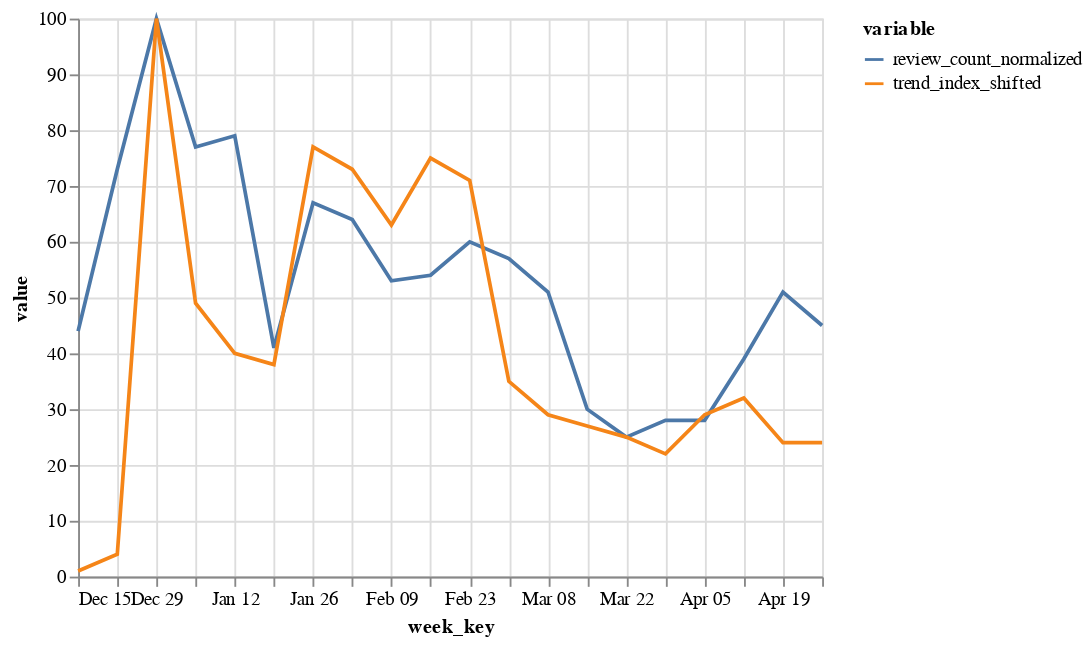

Write notebook code for a chart like this one.
### Markdown cell above
Example of AirPods Pro

### Code cell
df_airpods_pro = data_import_clean('AirPods Pro', 100)
df_airpods_pro['trend_index_shifted'] = df_airpods_pro['trend_index'].shift(9)
df_airpods_pro.dropna(subset=['review_count', 'trend_index_shifted'], how='any', inplace=True)
df_airpods_pro['review_count_normalized'] = (df_airpods_pro['review_count']/df_airpods_pro['review_count'].max()*100).astype(int)

alt.Chart(df_airpods_pro).mark_line().transform_fold(
    fold=['review_count_normalized', 'trend_index_shifted'], 
    as_=['variable', 'value']
).encode(
    x='week_key',
    y='value:Q',
    color='variable:N'
)

### Figure 1 — Vega-Lite specification as saved in the notebook (floating-point values rounded to 4 significant figures)
{"config": {"view": {"continuousWidth": 400, "continuousHeight": 300}}, "data": {"name": "data-b43907fdac1b1075f35ebe41146862b5"}, "mark": "line", "encoding": {"color": {"type": "nominal", "field": "variable"}, "x": {"type": "temporal", "field": "week_key"}, "y": {"type": "quantitative", "field": "value"}}, "transform": [{"fold": ["review_count_normalized", "trend_index_shifted"], "as": ["variable", "value"]}], "$schema": "https://vega.github.io/schema/vega-lite/v4.8.1.json", "datasets": {"data-b43907fdac1b1075f35ebe41146862b5": [{"review_date_key": "2019-12-15T00:00:00", "average_rating": 4.39, "review_count": 141.0, "Week": "2019-12-15T00:00:00", "trend_index": 75, "week_key": "2019-12-15T00:00:00", "product_name": "AirPods Pro", "price": 100, "trend_index_shifted": 1.0, "review_count_normalized": 44}, {"review_date_key": "2019-12-22T00:00:00", "average_rating": 4.53, "review_count": 232.0, "Week": "2019-12-22T00:00:00", "trend_index": 71, "week_key": "2019-12-22T00:00:00", "product_name": "AirPods Pro", "price": 100, "trend_index_shifted": 4.0, "review_count_normalized": 73}, {"review_date_key": "2019-12-29T00:00:00", "average_rating": 4.628, "review_count": 317.0, "Week": "2019-12-29T00:00:00", "trend_index": 35, "week_key": "2019-12-29T00:00:00", "product_name": "AirPods Pro", "price": 100, "trend_index_shifted": 100.0, "review_count_normalized": 100}, {"review_date_key": "2020-01-05T00:00:00", "average_rating": 4.636, "review_count": 247.0, "Week": "2020-01-05T00:00:00", "trend_index": 29, "week_key": "2020-01-05T00:00:00", "product_name": "AirPods Pro", "price": 100, "trend_index_shifted": 49.0, "review_count_normalized": 77}, {"review_date_key": "2020-01-12T00:00:00", "average_rating": 4.398, "review_count": 251.0, "Week": "2020-01-12T00:00:00", "trend_index": 27, "week_key": "2020-01-12T00:00:00", "product_name": "AirPods Pro", "price": 100, "trend_index_shifted": 40.0, "review_count_normalized": 79}, {"review_date_key": "2020-01-19T00:00:00", "average_rating": 4.568, "review_count": 132.0, "Week": "2020-01-19T00:00:00", "trend_index": 25, "week_key": "2020-01-19T00:00:00", "product_name": "AirPods Pro", "price": 100, "trend_index_shifted": 38.0, "review_count_normalized": 41}, {"review_date_key": "2020-01-26T00:00:00", "average_rating": 4.531, "review_count": 213.0, "Week": "2020-01-26T00:00:00", "trend_index": 22, "week_key": "2020-01-26T00:00:00", "product_name": "AirPods Pro", "price": 100, "trend_index_shifted": 77.0, "review_count_normalized": 67}, {"review_date_key": "2020-02-02T00:00:00", "average_rating": 4.442, "review_count": 206.0, "Week": "2020-02-02T00:00:00", "trend_index": 29, "week_key": "2020-02-02T00:00:00", "product_name": "AirPods Pro", "price": 100, "trend_index_shifted": 73.0, "review_count_normalized": 64}, {"review_date_key": "2020-02-09T00:00:00", "average_rating": 4.438, "review_count": 169.0, "Week": "2020-02-09T00:00:00", "trend_index": 32, "week_key": "2020-02-09T00:00:00", "product_name": "AirPods Pro", "price": 100, "trend_index_shifted": 63.0, "review_count_normalized": 53}, {"review_date_key": "2020-02-16T00:00:00", "average_rating": 4.358, "review_count": 173.0, "Week": "2020-02-16T00:00:00", "trend_index": 24, "week_key": "2020-02-16T00:00:00", "product_name": "AirPods Pro", "price": 100, "trend_index_shifted": 75.0, "review_count_normalized": 54}, {"review_date_key": "2020-02-23T00:00:00", "average_rating": 4.534, "review_count": 193.0, "Week": "2020-02-23T00:00:00", "trend_index": 24, "week_key": "2020-02-23T00:00:00", "product_name": "AirPods Pro", "price": 100, "trend_index_shifted": 71.0, "review_count_normalized": 60}, {"review_date_key": "2020-03-01T00:00:00", "average_rating": 4.445, "review_count": 182.0, "Week": "2020-03-01T00:00:00", "trend_index": 22, "week_key": "2020-03-01T00:00:00", "product_name": "AirPods Pro", "price": 100, "trend_index_shifted": 35.0, "review_count_normalized": 57}, {"review_date_key": "2020-03-08T00:00:00", "average_rating": 4.438, "review_count": 162.0, "Week": "2020-03-08T00:00:00", "trend_index": 16, "week_key": "2020-03-08T00:00:00", "product_name": "AirPods Pro", "price": 100, "trend_index_shifted": 29.0, "review_count_normalized": 51}, {"review_date_key": "2020-03-15T00:00:00", "average_rating": 4.113, "review_count": 97.0, "Week": "2020-03-15T00:00:00", "trend_index": 20, "week_key": "2020-03-15T00:00:00", "product_name": "AirPods Pro", "price": 100, "trend_index_shifted": 27.0, "review_count_normalized": 30}, {"review_date_key": "2020-03-22T00:00:00", "average_rating": 4.287, "review_count": 80.0, "Week": "2020-03-22T00:00:00", "trend_index": 20, "week_key": "2020-03-22T00:00:00", "product_name": "AirPods Pro", "price": 100, "trend_index_shifted": 25.0, "review_count_normalized": 25}, {"review_date_key": "2020-03-29T00:00:00", "average_rating": 3.775, "review_count": 89.0, "Week": "2020-03-29T00:00:00", "trend_index": 18, "week_key": "2020-03-29T00:00:00", "product_name": "AirPods Pro", "price": 100, "trend_index_shifted": 22.0, "review_count_normalized": 28}, {"review_date_key": "2020-04-05T00:00:00", "average_rating": 3.689, "review_count": 90.0, "Week": "2020-04-05T00:00:00", "trend_index": 19, "week_key": "2020-04-05T00:00:00", "product_name": "AirPods Pro", "price": 100, "trend_index_shifted": 29.0, "review_count_normalized": 28}, {"review_date_key": "2020-04-12T00:00:00", "average_rating": 3.992, "review_count": 126.0, "Week": "2020-04-12T00:00:00", "trend_index": 25, "week_key": "2020-04-12T00:00:00", "product_name": "AirPods Pro", "price": 100, "trend_index_shifted": 32.0, "review_count_normalized": 39}, {"review_date_key": "2020-04-19T00:00:00", "average_rating": 4.08, "review_count": 163.0, "Week": "2020-04-19T00:00:00", "trend_index": 24, "week_key": "2020-04-19T00:00:00", "product_name": "AirPods Pro", "price": 100, "trend_index_shifted": 24.0, "review_count_normalized": 51}, {"review_date_key": "2020-04-26T00:00:00", "average_rating": 4.063, "review_count": 143.0, "Week": "2020-04-26T00:00:00", "trend_index": 22, "week_key": "2020-04-26T00:00:00", "product_name": "AirPods Pro", "price": 100, "trend_index_shifted": 24.0, "review_count_normalized": 45}]}}
